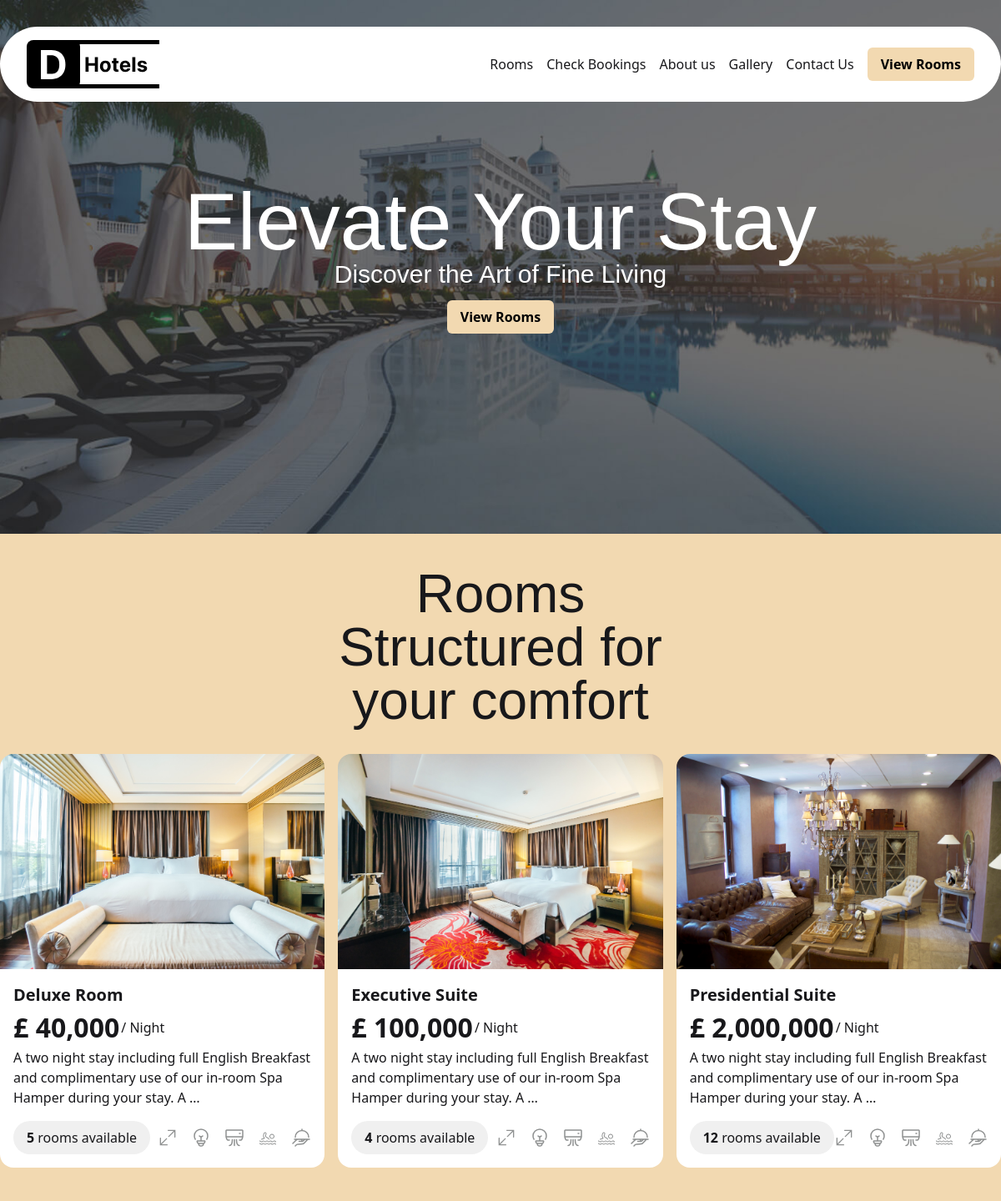
The app's page /, older data.
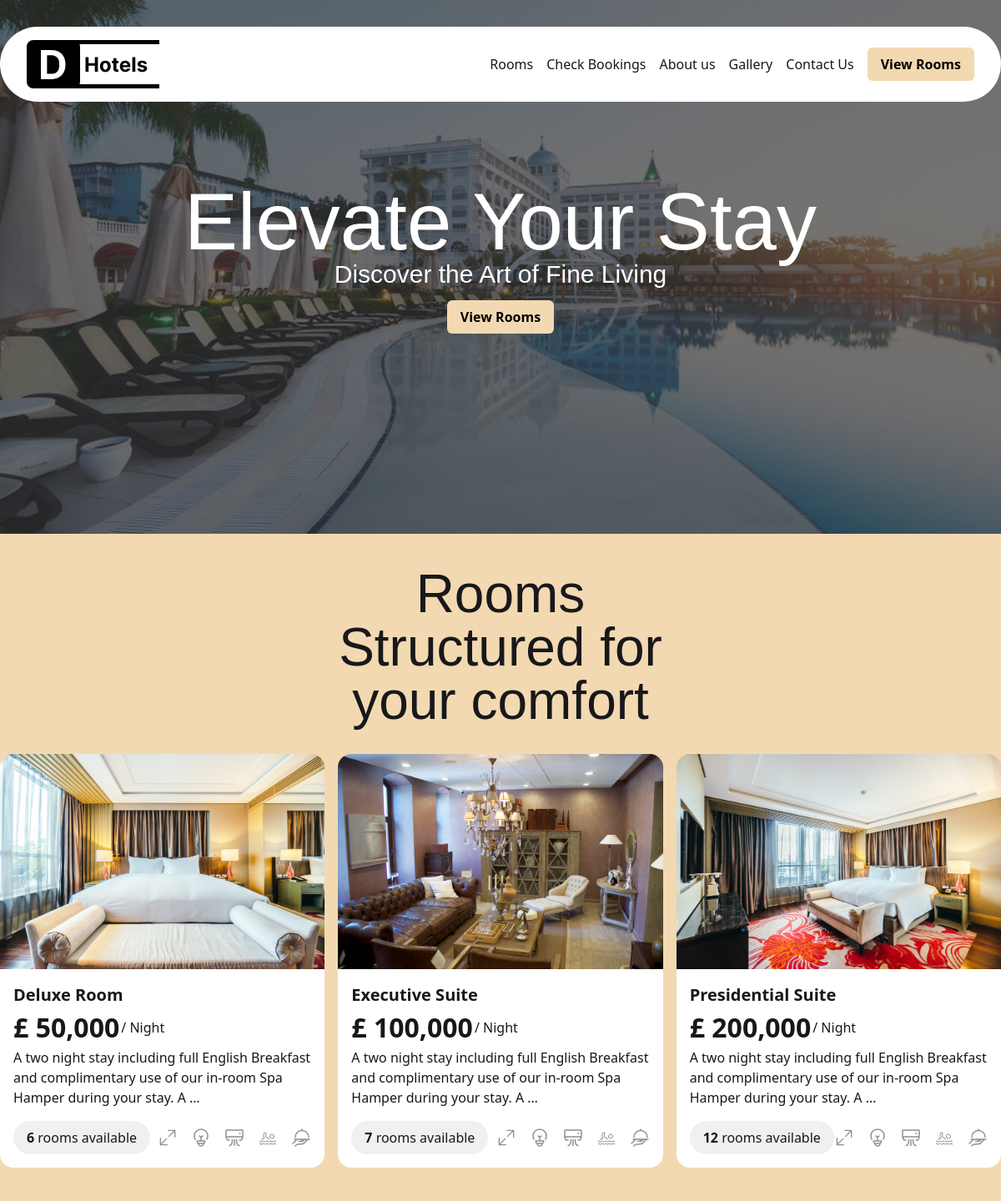
The same page, newer data.
### hotelApp/models.py (models this page shows, shortened)
class HotelRoomsModel(models.Model):
    room_name = models.CharField(max_length=100)
    slug = AutoSlugField(populate_from='room_name', null=True, blank=True)
    room_image = models.ImageField(null=True, blank=True, upload_to="media/")
    room_description = models.TextField(max_length=2000)
    room_no = models.IntegerField()
    room_price = models.IntegerField()
    room_dimension = models.CharField(max_length=50)
    room_bed_no = models.CharField(max_length=50)
    room_occupants_no = models.CharField(max_length=100)
    room_meal_access = models.CharField(max_length=100)
    room_electricity = models.BooleanField(default=True)
    room_AC = models.BooleanField(default=True)
    room_pool_access = models.BooleanField(default=True)

### hotelApp/views.py (the view)
# urls.py: path('', home_view, name='home'),
def home_view(request):
    rooms = HotelRoomsModel.objects.all()
    user = request.user
    context = {
        "rooms" : rooms,
        "user" : user,
    }
    return render(request, "index.html", context)

### hotelApp/templates/index.html (shortened to what this page needs)
{% load tailwind_tags %}
{% load static %}
{% load humanize %}
<!DOCTYPE html>
<html lang="en">
<head>
    <link rel="stylesheet" href="https://cdn.jsdelivr.net/npm/flatpickr/dist/flatpickr.min.css">
    {% tailwind_css %}
</head>
<body>
    {% block content %}
    <div class="sm:h-[40rem] h-fit bg-no-repeat bg-cover" style="background-image: url('{% static 'images/hero-img.jpg' %}')">
        {% include 'components/navbar.html' %}
        <div class="w-full py-24 flex flex-col items-center sm:px-0 px-4">
            <h1 class="font-olivera text-[4rem] sm:text-[6rem] leading-none text-white"> Elevate Your Stay </h1>
            <p class="font-olivera text-3xl leading-none text-white pt-[-16px]"> Discover the Art of Fine Living </p>
            <button class="px-4 py-2 bg-[#F2D9B1] font-semibold text-black rounded-md mt-4 cursor-pointer"> View Rooms </button>
        </div>
    </div>
     <div class="w-full bg-[#F2D9B1] flex items-center justify-center py-[40px]">
        <div class="w-[1300px] flex items-center justify-center flex-col gap-8">
            <h2 class="font-olivera text-[3rem]  sm:text-[4rem] w-[300px] sm:w-[400px] text-center leading-none "> Rooms Structured for your comfort </h2>
            <div class="w-full flex flex-col sm:flex-row  gap-4 px-4 sm:px-0 " >
            {% for room in rooms %}
                <div class="w-full rounded-2xl overflow-hidden h-fit">
                    <img src="{{ room.room_image }}" alt="" class="h-[258px] w-full object-cover ">
                    <div class="w-full py-4 px-4 bg-white">
                        <h3 class="text-[20px] font-semibold"> <a href="{% url 'room-detail' room.slug %}"> {{room.room_name}} </a> </h3>
                        <span class="flex items-center gap-0.5"> <p class="text-[32px] font-bold"> £ {{room.room_price|intcomma }}  </p>  / Night </span>
                        <p> {{room.room_description|truncatewords:20  }} </p>
                        <div class="w-full flex  justify-between items-center pt-4">
                            <p class="py-2 px-4 bg-[#F0F0F0] w-fit rounded-full"> <span class="font-bold"> {{room.room_no}} </span> rooms available </p>
                            <div class="flex flex-row gap-4">
                                <i title="Size"> <img src="{% static 'icons/size-icon.svg' %}" alt="size-icon" > </i>
                                <i title="Electricty"> <img src="{% static 'icons/bulb-icon.svg' %}" alt="size-icon" > </i>
                                <i title="A/C"> <img src="{% static 'icons/AC-icon.svg' %}" alt="size-icon" > </i>
                                <i title="Pool"> <img src="{% static 'icons/pool-icon.svg' %}" alt="size-icon" > </i>
                                <i title="Meals"> <img src="{% static 'icons/food-icon.svg' %}" alt="size-icon" ></i>
                            </div>
                        </div>
                    </div>
                </div>
            {% endfor %}
            </div>
        </div>
     </div>
     {% endblock %}
</body>
</html>

### hotelApp/templates/components/navbar.html
{% load static %}
<div class="w-full flex justify-center pt-8 " >
    <div class=" bg-white w-[1300px] rounded-full">
        <div class="w-full flex justify-between py-4 px-8 ">
            <a href="{% url 'home' %}">   <img src="{% static 'images/hotel-logo.svg' %}" alt="" srcset=""> </a>
            <div class="flex flex-row items-center gap-4 ">
                <p> Rooms </p>
                <a href="{% url 'check-booking' %}"> Check Bookings </a>
                <p> About us </p>
                <p> Gallery </p>
                <p> Contact Us </p>
                {% if user.is_authenticated %}
               <a href="{% url 'logout' %}">  <div class="px-4 py-2 rounded-md bg-gray-200">  Logout  </div></a>
                <div class="px-4 py-2 bg-[#F2D9B1] font-semibold text-black flex flex-row rounded-full gap-2">
                <img src="{% static 'icons/acc-icon.svg' %}" alt="" srcset="">
                <p> {{ user.username }}</p>
                </div>
                {% else %}
                <button class="px-4 py-2 bg-[#F2D9B1] font-semibold text-black rounded-md"> View Rooms </button>
                {% endif %}
            </div>
        </div>
    </div>
</div>

Row changes from the older to the newer data that the page shows:
changed HotelRoomsModel "Deluxe Room": room_price "40,000" → "50,000"; room_no "5" → "6"
changed HotelRoomsModel "Executive Suite": room_image: a different picture; room_no "4" → "7"
changed HotelRoomsModel "Presidential Suite": room_image: a different picture; room_price "2,000,000" → "200,000"
